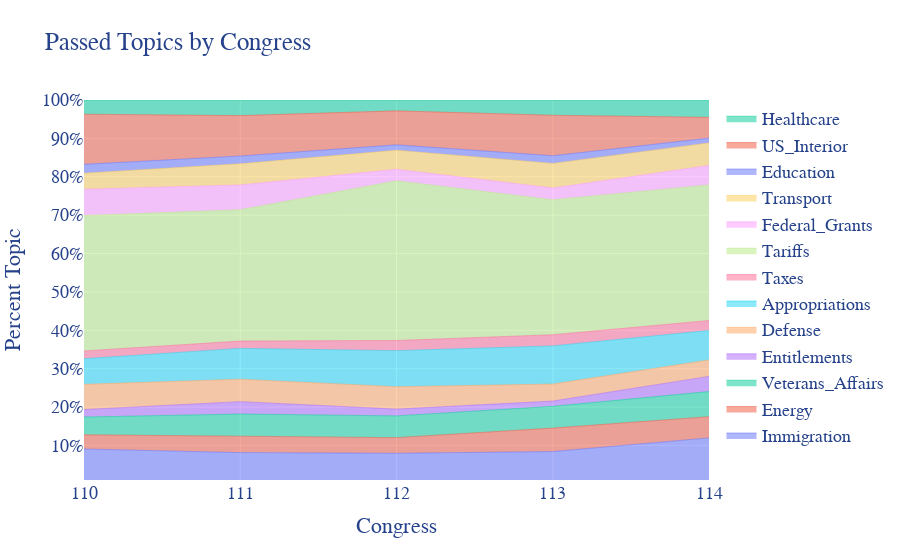

The notebook cell saved with this chart:
### Code cell
import plotly.graph_objects as go

x=[110,111,112,113,114]

fig = go.Figure()

for i in range(13):
#     if i == 7:
#         continue
    fig.add_trace(go.Scatter(
        x=x, y=passed_topics[i],
        hoverinfo='x+y',
        mode='lines',
        line=dict(width=0.5),
        stackgroup='one',
        groupnorm='percent',
        name=final_topic_labels[i]
    ))

    
fig.update_layout(
    title="Passed Topics by Congress",
    xaxis_title="Congress",
    yaxis_title="Percent Topic",
    font=dict(
        family="Courier New, monospace",
        size=18,
        color="#26428B"
    )
)

fig.update_layout(
    showlegend=True,
    xaxis_type='category',
    yaxis=dict(
        type='linear',
        range=[1, 100],
        ticksuffix='%'))

    
fig.show()

### Figure 1 — Plotly figure (JSON) as saved in the notebook; plotly's stock layout.template omitted (floating-point values rounded to 4 significant figures)
{"data": [{"groupnorm": "percent", "hoverinfo": "x+y", "line": {"width": 0.5}, "mode": "lines", "name": "Immigration", "stackgroup": "one", "type": "scatter", "x": [110, 111, 112, 113, 114], "y": [98, 68, 45, 55, 106]}, {"groupnorm": "percent", "hoverinfo": "x+y", "line": {"width": 0.5}, "mode": "lines", "name": "Energy", "stackgroup": "one", "type": "scatter", "x": [110, 111, 112, 113, 114], "y": [40, 35, 23, 40, 49]}, {"groupnorm": "percent", "hoverinfo": "x+y", "line": {"width": 0.5}, "mode": "lines", "name": "Veterans_Affairs", "stackgroup": "one", "type": "scatter", "x": [110, 111, 112, 113, 114], "y": [50, 49, 32, 37, 58]}, {"groupnorm": "percent", "hoverinfo": "x+y", "line": {"width": 0.5}, "mode": "lines", "name": "Entitlements", "stackgroup": "one", "type": "scatter", "x": [110, 111, 112, 113, 114], "y": [21, 27, 10, 9, 35]}, {"groupnorm": "percent", "hoverinfo": "x+y", "line": {"width": 0.5}, "mode": "lines", "name": "Defense", "stackgroup": "one", "type": "scatter", "x": [110, 111, 112, 113, 114], "y": [71, 49, 33, 29, 38]}, {"groupnorm": "percent", "hoverinfo": "x+y", "line": {"width": 0.5}, "mode": "lines", "name": "Appropriations", "stackgroup": "one", "type": "scatter", "x": [110, 111, 112, 113, 114], "y": [72, 67, 53, 65, 68]}, {"groupnorm": "percent", "hoverinfo": "x+y", "line": {"width": 0.5}, "mode": "lines", "name": "Taxes", "stackgroup": "one", "type": "scatter", "x": [110, 111, 112, 113, 114], "y": [22, 16, 15, 19, 23]}, {"groupnorm": "percent", "hoverinfo": "x+y", "line": {"width": 0.5}, "mode": "lines", "name": "Tariffs", "stackgroup": "one", "type": "scatter", "x": [110, 111, 112, 113, 114], "y": [381, 286, 235, 230, 313]}, {"groupnorm": "percent", "hoverinfo": "x+y", "line": {"width": 0.5}, "mode": "lines", "name": "Federal_Grants", "stackgroup": "one", "type": "scatter", "x": [110, 111, 112, 113, 114], "y": [74, 54, 17, 20, 45]}, {"groupnorm": "percent", "hoverinfo": "x+y", "line": {"width": 0.5}, "mode": "lines", "name": "Transport", "stackgroup": "one", "type": "scatter", "x": [110, 111, 112, 113, 114], "y": [45, 46, 28, 42, 52]}, {"groupnorm": "percent", "hoverinfo": "x+y", "line": {"width": 0.5}, "mode": "lines", "name": "Education", "stackgroup": "one", "type": "scatter", "x": [110, 111, 112, 113, 114], "y": [25, 17, 8, 13, 11]}, {"groupnorm": "percent", "hoverinfo": "x+y", "line": {"width": 0.5}, "mode": "lines", "name": "US_Interior", "stackgroup": "one", "type": "scatter", "x": [110, 111, 112, 113, 114], "y": [141, 88, 50, 69, 48]}, {"groupnorm": "percent", "hoverinfo": "x+y", "line": {"width": 0.5}, "mode": "lines", "name": "Healthcare", "stackgroup": "one", "type": "scatter", "x": [110, 111, 112, 113, 114], "y": [40, 34, 16, 26, 40]}], "layout": {"font": {"color": "#26428B", "family": "Courier New, monospace", "size": 18}, "showlegend": true, "title": {"text": "Passed Topics by Congress"}, "xaxis": {"title": {"text": "Congress"}, "type": "category"}, "yaxis": {"range": [1, 100], "ticksuffix": "%", "title": {"text": "Percent Topic"}, "type": "linear"}}}
